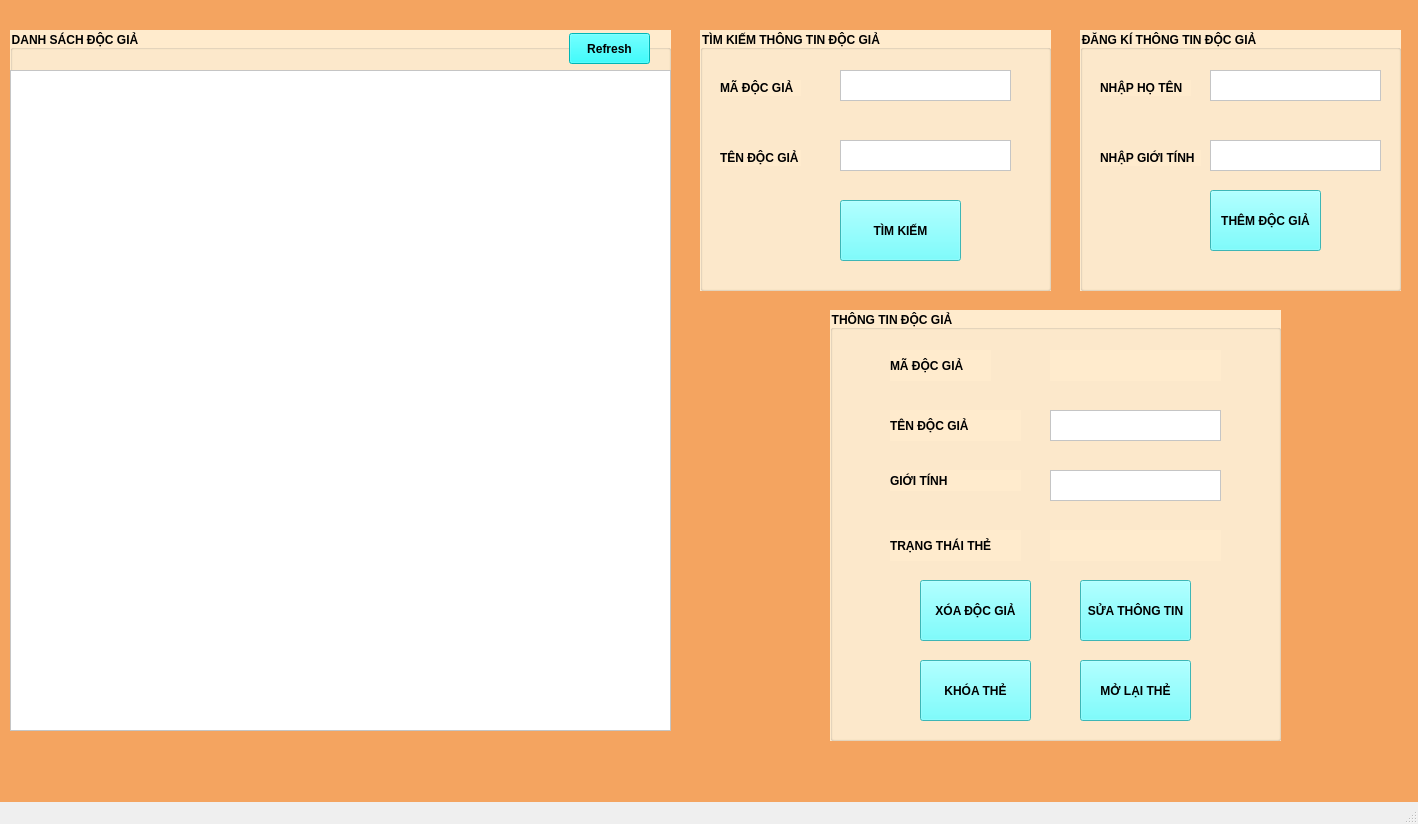
<?xml version="1.0" encoding="UTF-8"?>
<ui version="4.0">
 <class>reader</class>
 <widget class="QMainWindow" name="reader">
  <property name="geometry">
   <rect>
    <x>0</x>
    <y>0</y>
    <width>1418</width>
    <height>824</height>
   </rect>
  </property>
  <property name="windowTitle">
   <string>QUẢN LÍ ĐỘC GIẢ</string>
  </property>
  <property name="windowIcon">
   <iconset theme="accessories-dictionary"/>
  </property>
  <widget class="QWidget" name="centralwidget">
   <widget class="QGroupBox" name="groupBox">
    <property name="geometry">
     <rect>
      <x>10</x>
      <y>30</y>
      <width>661</width>
      <height>701</height>
     </rect>
    </property>
    <property name="font">
     <font>
      <bold>true</bold>
     </font>
    </property>
    <property name="styleSheet">
     <string notr="true">background-color: rgb(255, 235, 205);</string>
    </property>
    <property name="title">
     <string>DANH SÁCH ĐỘC GIẢ</string>
    </property>
    <widget class="QTableView" name="tableListReader">
     <property name="geometry">
      <rect>
       <x>0</x>
       <y>40</y>
       <width>661</width>
       <height>661</height>
      </rect>
     </property>
     <property name="font">
      <font>
       <bold>true</bold>
      </font>
     </property>
     <property name="styleSheet">
      <string notr="true">background-color: rgb(255, 255, 255);</string>
     </property>
    </widget>
    <widget class="QPushButton" name="btnRefreshreder">
     <property name="geometry">
      <rect>
       <x>559</x>
       <y>3</y>
       <width>81</width>
       <height>31</height>
      </rect>
     </property>
     <property name="font">
      <font>
       <bold>true</bold>
      </font>
     </property>
     <property name="styleSheet">
      <string notr="true">background-color: rgb(0, 255, 255);</string>
     </property>
     <property name="text">
      <string>Refresh</string>
     </property>
    </widget>
   </widget>
   <widget class="QGroupBox" name="groupProfileReader">
    <property name="geometry">
     <rect>
      <x>830</x>
      <y>310</y>
      <width>451</width>
      <height>431</height>
     </rect>
    </property>
    <property name="font">
     <font>
      <italic>false</italic>
      <bold>true</bold>
      <underline>false</underline>
      <strikeout>false</strikeout>
      <stylestrategy>PreferDefault</stylestrategy>
      <kerning>true</kerning>
     </font>
    </property>
    <property name="styleSheet">
     <string notr="true">background-color: rgb(255, 235, 205);</string>
    </property>
    <property name="title">
     <string>THÔNG TIN ĐỘC GIẢ</string>
    </property>
    <widget class="QPlainTextEdit" name="txtNameReader">
     <property name="geometry">
      <rect>
       <x>220</x>
       <y>100</y>
       <width>171</width>
       <height>31</height>
      </rect>
     </property>
     <property name="font">
      <font>
       <italic>false</italic>
       <bold>true</bold>
       <underline>false</underline>
       <strikeout>false</strikeout>
       <stylestrategy>PreferDefault</stylestrategy>
       <kerning>true</kerning>
      </font>
     </property>
     <property name="styleSheet">
      <string notr="true">background-color: rgb(255, 255, 255);</string>
     </property>
    </widget>
    <widget class="QPlainTextEdit" name="txtReaderSex">
     <property name="geometry">
      <rect>
       <x>220</x>
       <y>160</y>
       <width>171</width>
       <height>31</height>
      </rect>
     </property>
     <property name="font">
      <font>
       <italic>false</italic>
       <bold>true</bold>
       <underline>false</underline>
       <strikeout>false</strikeout>
       <stylestrategy>PreferDefault</stylestrategy>
       <kerning>true</kerning>
      </font>
     </property>
     <property name="styleSheet">
      <string notr="true">background-color: rgb(255, 255, 255);</string>
     </property>
    </widget>
    <widget class="QPushButton" name="btnRemoveReader">
     <property name="geometry">
      <rect>
       <x>90</x>
       <y>270</y>
       <width>111</width>
       <height>61</height>
      </rect>
     </property>
     <property name="font">
      <font>
       <bold>true</bold>
      </font>
     </property>
     <property name="styleSheet">
      <string notr="true">background-color: rgb(85, 255, 255);</string>
     </property>
     <property name="text">
      <string>XÓA ĐỘC GIẢ</string>
     </property>
    </widget>
    <widget class="QPushButton" name="btnUpdateReader">
     <property name="geometry">
      <rect>
       <x>250</x>
       <y>270</y>
       <width>111</width>
       <height>61</height>
      </rect>
     </property>
     <property name="font">
      <font>
       <bold>true</bold>
      </font>
     </property>
     <property name="styleSheet">
      <string notr="true">background-color: rgb(85, 255, 255);</string>
     </property>
     <property name="text">
      <string>SỬA THÔNG TIN</string>
     </property>
    </widget>
    <widget class="QLabel" name="label">
     <property name="geometry">
      <rect>
       <x>60</x>
       <y>40</y>
       <width>101</width>
       <height>31</height>
      </rect>
     </property>
     <property name="font">
      <font>
       <pointsize>9</pointsize>
       <italic>false</italic>
       <bold>true</bold>
       <underline>false</underline>
       <strikeout>false</strikeout>
       <stylestrategy>PreferDefault</stylestrategy>
       <kerning>true</kerning>
      </font>
     </property>
     <property name="text">
      <string>MÃ ĐỘC GIẢ</string>
     </property>
    </widget>
    <widget class="QLabel" name="label_2">
     <property name="geometry">
      <rect>
       <x>60</x>
       <y>100</y>
       <width>131</width>
       <height>31</height>
      </rect>
     </property>
     <property name="font">
      <font>
       <pointsize>9</pointsize>
       <italic>false</italic>
       <bold>true</bold>
       <underline>false</underline>
       <strikeout>false</strikeout>
       <stylestrategy>PreferDefault</stylestrategy>
       <kerning>true</kerning>
      </font>
     </property>
     <property name="text">
      <string>TÊN ĐỘC GIẢ</string>
     </property>
    </widget>
    <widget class="QLabel" name="label_3">
     <property name="geometry">
      <rect>
       <x>60</x>
       <y>160</y>
       <width>131</width>
       <height>21</height>
      </rect>
     </property>
     <property name="font">
      <font>
       <family>Segoe UI</family>
       <pointsize>9</pointsize>
       <italic>false</italic>
       <bold>true</bold>
       <underline>false</underline>
       <strikeout>false</strikeout>
       <stylestrategy>PreferDefault</stylestrategy>
       <kerning>true</kerning>
      </font>
     </property>
     <property name="text">
      <string>GIỚI TÍNH</string>
     </property>
    </widget>
    <widget class="QLabel" name="label_4">
     <property name="geometry">
      <rect>
       <x>60</x>
       <y>220</y>
       <width>131</width>
       <height>31</height>
      </rect>
     </property>
     <property name="font">
      <font>
       <family>Segoe UI</family>
       <pointsize>9</pointsize>
       <italic>false</italic>
       <bold>true</bold>
       <underline>false</underline>
       <strikeout>false</strikeout>
       <stylestrategy>PreferDefault</stylestrategy>
       <kerning>true</kerning>
      </font>
     </property>
     <property name="text">
      <string>TRẠNG THÁI THẺ</string>
     </property>
    </widget>
    <widget class="QLabel" name="lbReaderID">
     <property name="geometry">
      <rect>
       <x>220</x>
       <y>40</y>
       <width>171</width>
       <height>31</height>
      </rect>
     </property>
     <property name="font">
      <font>
       <family>Segoe UI</family>
       <pointsize>12</pointsize>
       <italic>false</italic>
       <bold>true</bold>
       <underline>false</underline>
       <strikeout>false</strikeout>
       <stylestrategy>PreferDefault</stylestrategy>
       <kerning>true</kerning>
      </font>
     </property>
     <property name="text">
      <string/>
     </property>
    </widget>
    <widget class="QLabel" name="lbReaderStatus">
     <property name="geometry">
      <rect>
       <x>220</x>
       <y>220</y>
       <width>171</width>
       <height>31</height>
      </rect>
     </property>
     <property name="font">
      <font>
       <family>Segoe UI</family>
       <pointsize>9</pointsize>
       <italic>false</italic>
       <bold>true</bold>
       <underline>false</underline>
       <strikeout>false</strikeout>
       <stylestrategy>PreferDefault</stylestrategy>
       <kerning>true</kerning>
      </font>
     </property>
     <property name="text">
      <string/>
     </property>
    </widget>
    <widget class="QPushButton" name="btnBlockReader">
     <property name="geometry">
      <rect>
       <x>90</x>
       <y>350</y>
       <width>111</width>
       <height>61</height>
      </rect>
     </property>
     <property name="font">
      <font>
       <bold>true</bold>
      </font>
     </property>
     <property name="styleSheet">
      <string notr="true">background-color: rgb(85, 255, 255);</string>
     </property>
     <property name="text">
      <string>KHÓA THẺ</string>
     </property>
    </widget>
    <widget class="QPushButton" name="btnUnBlockReader">
     <property name="geometry">
      <rect>
       <x>250</x>
       <y>350</y>
       <width>111</width>
       <height>61</height>
      </rect>
     </property>
     <property name="font">
      <font>
       <bold>true</bold>
      </font>
     </property>
     <property name="styleSheet">
      <string notr="true">background-color: rgb(85, 255, 255);</string>
     </property>
     <property name="text">
      <string>MỞ LẠI THẺ</string>
     </property>
    </widget>
   </widget>
   <widget class="QGroupBox" name="groupBox_3">
    <property name="geometry">
     <rect>
      <x>1080</x>
      <y>30</y>
      <width>321</width>
      <height>261</height>
     </rect>
    </property>
    <property name="font">
     <font>
      <bold>true</bold>
     </font>
    </property>
    <property name="styleSheet">
     <string notr="true">background-color: rgb(255, 235, 205);</string>
    </property>
    <property name="title">
     <string>ĐĂNG KÍ THÔNG TIN ĐỘC GIẢ</string>
    </property>
    <widget class="QPlainTextEdit" name="txtinputName">
     <property name="geometry">
      <rect>
       <x>130</x>
       <y>40</y>
       <width>171</width>
       <height>31</height>
      </rect>
     </property>
     <property name="styleSheet">
      <string notr="true">background-color: rgb(255, 255, 255);</string>
     </property>
    </widget>
    <widget class="QPlainTextEdit" name="txtinputSex">
     <property name="geometry">
      <rect>
       <x>130</x>
       <y>110</y>
       <width>171</width>
       <height>31</height>
      </rect>
     </property>
     <property name="styleSheet">
      <string notr="true">background-color: rgb(255, 255, 255);</string>
     </property>
    </widget>
    <widget class="QPushButton" name="btnRegist">
     <property name="geometry">
      <rect>
       <x>130</x>
       <y>160</y>
       <width>111</width>
       <height>61</height>
      </rect>
     </property>
     <property name="font">
      <font>
       <bold>true</bold>
      </font>
     </property>
     <property name="styleSheet">
      <string notr="true">background-color: rgb(85, 255, 255);</string>
     </property>
     <property name="text">
      <string>THÊM ĐỘC GIẢ</string>
     </property>
    </widget>
    <widget class="QLabel" name="label_6">
     <property name="geometry">
      <rect>
       <x>20</x>
       <y>50</y>
       <width>91</width>
       <height>16</height>
      </rect>
     </property>
     <property name="font">
      <font>
       <bold>true</bold>
      </font>
     </property>
     <property name="text">
      <string>NHẬP HỌ TÊN</string>
     </property>
    </widget>
    <widget class="QLabel" name="label_7">
     <property name="geometry">
      <rect>
       <x>20</x>
       <y>120</y>
       <width>101</width>
       <height>16</height>
      </rect>
     </property>
     <property name="font">
      <font>
       <bold>true</bold>
      </font>
     </property>
     <property name="text">
      <string>NHẬP GIỚI TÍNH</string>
     </property>
    </widget>
   </widget>
   <widget class="QGroupBox" name="groupBox_4">
    <property name="geometry">
     <rect>
      <x>700</x>
      <y>30</y>
      <width>351</width>
      <height>261</height>
     </rect>
    </property>
    <property name="font">
     <font>
      <bold>true</bold>
     </font>
    </property>
    <property name="styleSheet">
     <string notr="true">background-color: rgb(255, 235, 205);</string>
    </property>
    <property name="title">
     <string>TÌM KIẾM THÔNG TIN ĐỘC GIẢ</string>
    </property>
    <widget class="QLabel" name="label_5">
     <property name="geometry">
      <rect>
       <x>20</x>
       <y>50</y>
       <width>81</width>
       <height>16</height>
      </rect>
     </property>
     <property name="font">
      <font>
       <bold>true</bold>
      </font>
     </property>
     <property name="text">
      <string>MÃ ĐỘC GIẢ</string>
     </property>
    </widget>
    <widget class="QLabel" name="label_8">
     <property name="geometry">
      <rect>
       <x>20</x>
       <y>120</y>
       <width>81</width>
       <height>16</height>
      </rect>
     </property>
     <property name="font">
      <font>
       <bold>true</bold>
      </font>
     </property>
     <property name="text">
      <string>TÊN ĐỘC GIẢ</string>
     </property>
    </widget>
    <widget class="QPlainTextEdit" name="txtinputReaderIDFind">
     <property name="geometry">
      <rect>
       <x>140</x>
       <y>40</y>
       <width>171</width>
       <height>31</height>
      </rect>
     </property>
     <property name="font">
      <font>
       <bold>true</bold>
      </font>
     </property>
     <property name="styleSheet">
      <string notr="true">background-color: rgb(255, 255, 255);</string>
     </property>
    </widget>
    <widget class="QPlainTextEdit" name="txtinputReaderNameFind">
     <property name="geometry">
      <rect>
       <x>140</x>
       <y>110</y>
       <width>171</width>
       <height>31</height>
      </rect>
     </property>
     <property name="font">
      <font>
       <bold>true</bold>
      </font>
     </property>
     <property name="styleSheet">
      <string notr="true">background-color: rgb(255, 255, 255);</string>
     </property>
    </widget>
    <widget class="QPushButton" name="btnFindReader">
     <property name="geometry">
      <rect>
       <x>140</x>
       <y>170</y>
       <width>121</width>
       <height>61</height>
      </rect>
     </property>
     <property name="font">
      <font>
       <bold>true</bold>
      </font>
     </property>
     <property name="styleSheet">
      <string notr="true">background-color: rgb(85, 255, 255);</string>
     </property>
     <property name="text">
      <string>TÌM KIẾM</string>
     </property>
    </widget>
   </widget>
   <widget class="QLabel" name="label_10">
    <property name="geometry">
     <rect>
      <x>-2</x>
      <y>-5</y>
      <width>1421</width>
      <height>821</height>
     </rect>
    </property>
    <property name="styleSheet">
     <string notr="true">background-color: rgb(244, 164, 96);</string>
    </property>
    <property name="text">
     <string/>
    </property>
   </widget>
   <zorder>label_10</zorder>
   <zorder>groupBox</zorder>
   <zorder>groupProfileReader</zorder>
   <zorder>groupBox_3</zorder>
   <zorder>groupBox_4</zorder>
  </widget>
  <widget class="QStatusBar" name="statusbar"/>
 </widget>
 <resources/>
 <connections/>
</ui>
